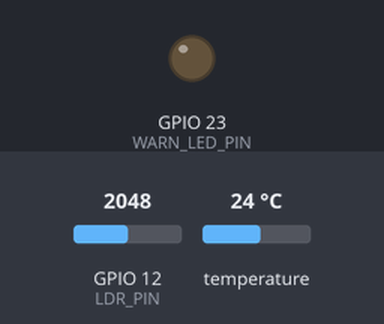
A program run on a simulated ESP32. On the bench: output pins drawn as LEDs (lit = HIGH). The inputs (shaded band) are chosen by the test bench; at power-on: temperature 24 °C, GPIO 12 (LDR_PIN) = 2048. WiFi joins after 1.5 s; servers stay silent unless stated; what the program prints to the serial monitor is not drawn.

Above: at 2.7 s.
2.8 s: temperature set to 25.3 °C
4.4 s: temperature set to 26.4 °C
At 6.4 s:
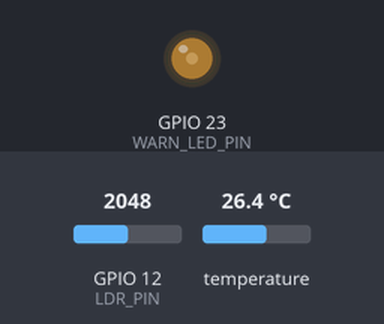
6.7 s: temperature set to 30.2 °C
8.4 s: temperature set to 31.5 °C
At 9.8 s:
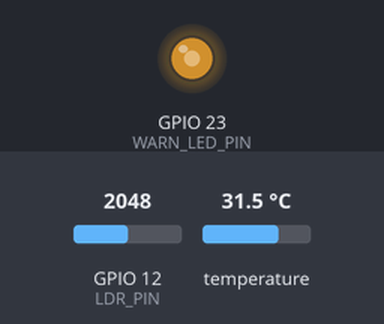
10.7 s: temperature set to 35.6 °C
12.4 s: temperature set to 36.4 °C
At 14.1 s:
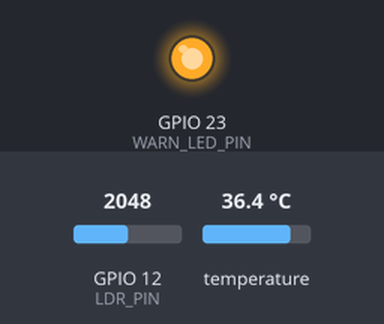
Timing chart, 0 to 15.6 s (numbered marks = the images above; inputs shaded):
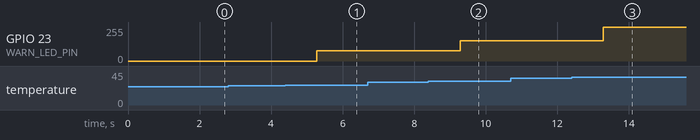

Measured:
- the behaviour switches between 25.9 and 26 °C on temperature (found by bisection; images 0 and 1)
- the behaviour switches between 30.9 and 31 °C on temperature (found by bisection; images 1 and 2)
- the behaviour switches between 35.9 and 36 °C on temperature (found by bisection; images 2 and 3)
- after the input at 2.8 s, every drawn part: stays the same
- after the input at 4.4 s, GPIO 23 (WARN_LED_PIN): 0/255 → 76/255 after 0.88 s
- after the input at 6.7 s, every drawn part: stays the same
- after the input at 8.4 s, GPIO 23 (WARN_LED_PIN): 76/255 → 152/255 after 0.88 s
- after the input at 10.7 s, every drawn part: stays the same
- after the input at 12.4 s, GPIO 23 (WARN_LED_PIN): 152/255 → 255/255 after 0.88 s

The program:

main.cpp
```cpp
#include <Arduino.h>

#include <WiFi.h>
#include <WebServer.h>

#include <OneWire.h>
#include <DallasTemperature.h>

#define WARN_LED_PIN 23
#define SENSOR_TEMP_PIN 4
#define LDR_PIN 12

const static String ssid = "Your_SSID";
const static String password = "Your_PASSWORD";

enum update
{
  LED,
  OLED,
  LDR,
  DS18B20
};

OneWire oneWire(SENSOR_TEMP_PIN);
DallasTemperature sensors(&oneWire);

WebServer server(80);

unsigned long prevLdr = 0;
unsigned long prevOled = 0;
unsigned long prevTemp = 0;
int temp = 0;
int ldr = 0;

float readTemp();
int readLdr();
void logicLed();
void updateFunc();

void setup()
{
  Serial.begin(9600);

  WiFi.begin(ssid, password);
  while (WiFi.status() != WL_CONNECTED)
  {
    delay(250);
  };

  server.on("/", []()
            {
    String html = R"rawliteral(
<!DOCTYPE html>
<html lang="en">
<head>
    <meta charset="UTF-8">
    <meta name="viewport" content="width=device-width, initial-scale=1.0">
    <title>ESP32 Sensor Dashboard</title>
</head>
<body>

    <h1>ESP32 Sensor Dashboard</h1>

    <h2>Temperature</h2>
    <p>)rawliteral";

    html += temp;
    html += R"rawliteral( °C</p>

    <h2>Light</h2>
    <p>)rawliteral";

    html += ldr;
    html += R"rawliteral( %</p>

</body>
</html>
)rawliteral";

    server.send(200, "text/html", html); });
  server.begin();
  Serial.print("HTTP server started");
  Serial.print("IP address: ");
  Serial.println(WiFi.localIP());

  sensors.begin();

  pinMode(SENSOR_TEMP_PIN, INPUT);
  pinMode(LDR_PIN, INPUT);
  pinMode(WARN_LED_PIN, OUTPUT);

  ledcSetup(0, 5000, 8);
  ledcAttachPin(WARN_LED_PIN, 0);
}

void loop()
{
  updateFunc();
  server.handleClient();
}

void updateFunc()
{
  unsigned long now = millis();

  if (now - prevLdr >= 200)
  {
    prevLdr = now;

    readLdr();
  }

  if (now - prevOled >= 100)
  {
    prevOled = now;
  }

  if (now - prevTemp >= 1000)
  {
    prevTemp = now;

    readTemp();
    logicLed();
  }
}

float readTemp()
{
  sensors.requestTemperatures();
  temp = sensors.getTempCByIndex(0);
  return temp;
};
int readLdr()
{
  ldr = analogRead(LDR_PIN);
  ldr = map(ldr, 0, 4095, 0, 100);
  return ldr;
}

void logicLed()
{
  if (temp < 25)
  {
    ledcWrite(0, 0);
  }
  else if (temp > 25 && temp < 30)
  {
    ledcWrite(0, 76);
  }
  else if (temp > 30 && temp < 35)
  {
    ledcWrite(0, 153);
  }
  else if (temp > 35)
  {
    ledcWrite(0, 256);
  }
}
```
